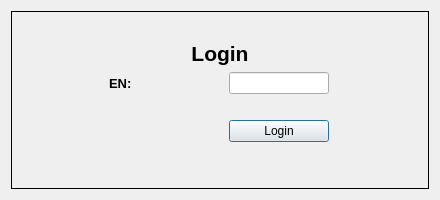
<?xml version="1.0" encoding="UTF-8"?>
<ui version="4.0">
 <class>QLogin</class>
 <widget class="QDialog" name="QLogin">
  <property name="geometry">
   <rect>
    <x>0</x>
    <y>0</y>
    <width>440</width>
    <height>200</height>
   </rect>
  </property>
  <property name="sizePolicy">
   <sizepolicy hsizetype="Fixed" vsizetype="Fixed">
    <horstretch>0</horstretch>
    <verstretch>0</verstretch>
   </sizepolicy>
  </property>
  <property name="minimumSize">
   <size>
    <width>440</width>
    <height>200</height>
   </size>
  </property>
  <property name="maximumSize">
   <size>
    <width>440</width>
    <height>200</height>
   </size>
  </property>
  <property name="windowTitle">
   <string>Login</string>
  </property>
  <layout class="QVBoxLayout" name="verticalLayout">
   <item>
    <widget class="QFrame" name="frame">
     <property name="frameShape">
      <enum>QFrame::Box</enum>
     </property>
     <property name="frameShadow">
      <enum>QFrame::Plain</enum>
     </property>
     <layout class="QVBoxLayout" name="verticalLayout_2">
      <item>
       <widget class="QLabel" name="label_2">
        <property name="sizePolicy">
         <sizepolicy hsizetype="Fixed" vsizetype="Fixed">
          <horstretch>0</horstretch>
          <verstretch>0</verstretch>
         </sizepolicy>
        </property>
        <property name="minimumSize">
         <size>
          <width>400</width>
          <height>0</height>
         </size>
        </property>
        <property name="maximumSize">
         <size>
          <width>400</width>
          <height>16777215</height>
         </size>
        </property>
        <property name="text">
         <string/>
        </property>
       </widget>
      </item>
      <item>
       <widget class="QLabel" name="label_1">
        <property name="sizePolicy">
         <sizepolicy hsizetype="Preferred" vsizetype="Fixed">
          <horstretch>0</horstretch>
          <verstretch>0</verstretch>
         </sizepolicy>
        </property>
        <property name="font">
         <font>
          <pointsize>16</pointsize>
          <weight>75</weight>
          <bold>true</bold>
         </font>
        </property>
        <property name="text">
         <string>Login</string>
        </property>
        <property name="alignment">
         <set>Qt::AlignCenter</set>
        </property>
       </widget>
      </item>
      <item>
       <layout class="QGridLayout" name="gridLayout">
        <item row="0" column="1">
         <widget class="QLineEdit" name="enLineEdit">
          <property name="sizePolicy">
           <sizepolicy hsizetype="Fixed" vsizetype="Fixed">
            <horstretch>0</horstretch>
            <verstretch>0</verstretch>
           </sizepolicy>
          </property>
          <property name="minimumSize">
           <size>
            <width>100</width>
            <height>0</height>
           </size>
          </property>
          <property name="maximumSize">
           <size>
            <width>100</width>
            <height>16777215</height>
           </size>
          </property>
          <property name="font">
           <font>
            <weight>75</weight>
            <bold>true</bold>
           </font>
          </property>
         </widget>
        </item>
        <item row="1" column="1">
         <widget class="QLabel" name="label_Error">
          <property name="text">
           <string/>
          </property>
         </widget>
        </item>
        <item row="0" column="0">
         <widget class="QLabel" name="label_en">
          <property name="sizePolicy">
           <sizepolicy hsizetype="Fixed" vsizetype="Preferred">
            <horstretch>0</horstretch>
            <verstretch>0</verstretch>
           </sizepolicy>
          </property>
          <property name="font">
           <font>
            <pointsize>10</pointsize>
            <weight>75</weight>
            <bold>true</bold>
           </font>
          </property>
          <property name="layoutDirection">
           <enum>Qt::LeftToRight</enum>
          </property>
          <property name="text">
           <string>EN: </string>
          </property>
          <property name="alignment">
           <set>Qt::AlignCenter</set>
          </property>
         </widget>
        </item>
        <item row="2" column="1">
         <widget class="QPushButton" name="LoginButton">
          <property name="text">
           <string>Login</string>
          </property>
         </widget>
        </item>
       </layout>
      </item>
      <item>
       <spacer name="verticalSpacer">
        <property name="orientation">
         <enum>Qt::Vertical</enum>
        </property>
        <property name="sizeType">
         <enum>QSizePolicy::Preferred</enum>
        </property>
        <property name="sizeHint" stdset="0">
         <size>
          <width>20</width>
          <height>40</height>
         </size>
        </property>
       </spacer>
      </item>
     </layout>
    </widget>
   </item>
  </layout>
 </widget>
 <resources/>
 <connections/>
</ui>
